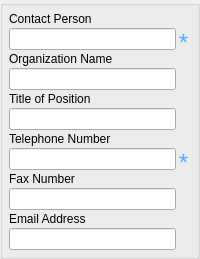
        <widget class="QGroupBox" name="groupBox_2">
         <property name="sizePolicy">
          <sizepolicy hsizetype="Preferred" vsizetype="Minimum">
           <horstretch>0</horstretch>
           <verstretch>0</verstretch>
          </sizepolicy>
         </property>
         <property name="styleSheet">
          <string notr="true"/>
         </property>
         <property name="title">
          <string/>
         </property>
         <layout class="QVBoxLayout" name="verticalLayout_3">
          <property name="margin">
           <number>6</number>
          </property>
          <item>
           <layout class="QVBoxLayout" name="verticalLayout">
            <property name="spacing">
             <number>2</number>
            </property>
            <item>
             <widget class="QLabel" name="label_2">
              <property name="sizePolicy">
               <sizepolicy hsizetype="Preferred" vsizetype="Minimum">
                <horstretch>0</horstretch>
                <verstretch>0</verstretch>
               </sizepolicy>
              </property>
              <property name="minimumSize">
               <size>
                <width>0</width>
                <height>0</height>
               </size>
              </property>
              <property name="maximumSize">
               <size>
                <width>16777215</width>
                <height>20</height>
               </size>
              </property>
              <property name="font">
               <font>
                <family>Arial</family>
                <pointsize>9</pointsize>
                <weight>50</weight>
                <italic>false</italic>
                <bold>false</bold>
               </font>
              </property>
              <property name="toolTip">
               <string>The name of the person to contact</string>
              </property>
              <property name="styleSheet">
               <string notr="true"/>
              </property>
              <property name="text">
               <string>Contact Person</string>
              </property>
              <property name="scaledContents">
               <bool>false</bool>
              </property>
              <property name="alignment">
               <set>Qt::AlignBottom|Qt::AlignLeading|Qt::AlignLeft</set>
              </property>
              <property name="wordWrap">
               <bool>false</bool>
              </property>
              <property name="indent">
               <number>0</number>
              </property>
             </widget>
            </item>
            <item>
             <layout class="QHBoxLayout" name="horizontalLayout">
              <property name="spacing">
               <number>0</number>
              </property>
              <item>
               <widget class="QLineEdit" name="cntper">
                <property name="sizePolicy">
                 <sizepolicy hsizetype="Expanding" vsizetype="Minimum">
                  <horstretch>0</horstretch>
                  <verstretch>0</verstretch>
                 </sizepolicy>
                </property>
                <property name="minimumSize">
                 <size>
                  <width>0</width>
                  <height>0</height>
                 </size>
                </property>
                <property name="toolTip">
                 <string>Contact Person -- the name of the individual to which the contact type applies.
Type: text
Domain: free text
Short Name: cntper</string>
                </property>
               </widget>
              </item>
              <item>
               <widget class="QLabel" name="label_3">
                <property name="sizePolicy">
                 <sizepolicy hsizetype="Fixed" vsizetype="Minimum">
                  <horstretch>0</horstretch>
                  <verstretch>0</verstretch>
                 </sizepolicy>
                </property>
                <property name="minimumSize">
                 <size>
                  <width>15</width>
                  <height>0</height>
                 </size>
                </property>
                <property name="maximumSize">
                 <size>
                  <width>16777215</width>
                  <height>20</height>
                 </size>
                </property>
                <property name="font">
                 <font>
                  <family>Arial</family>
                  <pointsize>9</pointsize>
                  <weight>50</weight>
                  <italic>false</italic>
                  <bold>false</bold>
                 </font>
                </property>
                <property name="toolTip">
                 <string>Required</string>
                </property>
                <property name="text">
                 <string>&lt;html&gt;&lt;head/&gt;&lt;body&gt;&lt;p&gt;&lt;span style=&quot; font-size:18pt; color:#55aaff;&quot;&gt;*&lt;/span&gt;&lt;/p&gt;&lt;/body&gt;&lt;/html&gt;</string>
                </property>
                <property name="scaledContents">
                 <bool>true</bool>
                </property>
                <property name="alignment">
                 <set>Qt::AlignHCenter|Qt::AlignTop</set>
                </property>
                <property name="margin">
                 <number>0</number>
                </property>
                <property name="indent">
                 <number>0</number>
                </property>
               </widget>
              </item>
             </layout>
            </item>
            <item>
             <widget class="QLabel" name="label_4">
              <property name="sizePolicy">
               <sizepolicy hsizetype="Preferred" vsizetype="Minimum">
                <horstretch>0</horstretch>
                <verstretch>0</verstretch>
               </sizepolicy>
              </property>
              <property name="minimumSize">
               <size>
                <width>0</width>
                <height>0</height>
               </size>
              </property>
              <property name="maximumSize">
               <size>
                <width>16777215</width>
                <height>20</height>
               </size>
              </property>
              <property name="text">
               <string>Organization Name</string>
              </property>
              <property name="alignment">
               <set>Qt::AlignBottom|Qt::AlignLeading|Qt::AlignLeft</set>
              </property>
             </widget>
            </item>
            <item>
             <layout class="QHBoxLayout" name="horizontalLayout_3">
              <property name="spacing">
               <number>0</number>
              </property>
              <item>
               <widget class="QLineEdit" name="cntorg">
                <property name="sizePolicy">
                 <sizepolicy hsizetype="Expanding" vsizetype="Minimum">
                  <horstretch>0</horstretch>
                  <verstretch>0</verstretch>
                 </sizepolicy>
                </property>
                <property name="minimumSize">
                 <size>
                  <width>0</width>
                  <height>0</height>
                 </size>
                </property>
                <property name="toolTip">
                 <string>Contact Organization -- the name of the organization to which the contact type applies.
Type: text
Domain: free text
Short Name: cntorg</string>
                </property>
               </widget>
              </item>
              <item>
               <spacer name="horizontalSpacer">
                <property name="sizePolicy">
                 <sizepolicy hsizetype="Fixed" vsizetype="Minimum">
                  <horstretch>0</horstretch>
                  <verstretch>0</verstretch>
                 </sizepolicy>
                </property>
                <property name="orientation">
                 <enum>Qt::Horizontal</enum>
                </property>
                <property name="sizeType">
                 <enum>QSizePolicy::Fixed</enum>
                </property>
                <property name="sizeHint" stdset="0">
                 <size>
                  <width>15</width>
                  <height>20</height>
                 </size>
                </property>
               </spacer>
              </item>
             </layout>
            </item>
            <item>
             <widget class="QLabel" name="label_5">
              <property name="sizePolicy">
               <sizepolicy hsizetype="Preferred" vsizetype="Minimum">
                <horstretch>0</horstretch>
                <verstretch>0</verstretch>
               </sizepolicy>
              </property>
              <property name="minimumSize">
               <size>
                <width>0</width>
                <height>0</height>
               </size>
              </property>
              <property name="maximumSize">
               <size>
                <width>16777215</width>
                <height>20</height>
               </size>
              </property>
              <property name="text">
               <string>Title of Position</string>
              </property>
              <property name="alignment">
               <set>Qt::AlignBottom|Qt::AlignLeading|Qt::AlignLeft</set>
              </property>
             </widget>
            </item>
            <item>
             <layout class="QHBoxLayout" name="horizontalLayout_4">
              <property name="spacing">
               <number>0</number>
              </property>
              <item>
               <widget class="QLineEdit" name="cntpos">
                <property name="sizePolicy">
                 <sizepolicy hsizetype="Expanding" vsizetype="Minimum">
                  <horstretch>0</horstretch>
                  <verstretch>0</verstretch>
                 </sizepolicy>
                </property>
                <property name="minimumSize">
                 <size>
                  <width>0</width>
                  <height>0</height>
                 </size>
                </property>
                <property name="toolTip">
                 <string>Contact Position -- the title of individual.
Type: text
Domain: free text
Short Name: cntpos</string>
                </property>
               </widget>
              </item>
              <item>
               <spacer name="horizontalSpacer_2">
                <property name="sizePolicy">
                 <sizepolicy hsizetype="Fixed" vsizetype="Minimum">
                  <horstretch>0</horstretch>
                  <verstretch>0</verstretch>
                 </sizepolicy>
                </property>
                <property name="orientation">
                 <enum>Qt::Horizontal</enum>
                </property>
                <property name="sizeType">
                 <enum>QSizePolicy::Fixed</enum>
                </property>
                <property name="sizeHint" stdset="0">
                 <size>
                  <width>15</width>
                  <height>20</height>
                 </size>
                </property>
               </spacer>
              </item>
             </layout>
            </item>
            <item>
             <widget class="QLabel" name="label_8">
              <property name="sizePolicy">
               <sizepolicy hsizetype="Preferred" vsizetype="Minimum">
                <horstretch>0</horstretch>
                <verstretch>0</verstretch>
               </sizepolicy>
              </property>
              <property name="minimumSize">
               <size>
                <width>0</width>
                <height>0</height>
               </size>
              </property>
              <property name="maximumSize">
               <size>
                <width>16777215</width>
                <height>20</height>
               </size>
              </property>
              <property name="text">
               <string>Telephone Number</string>
              </property>
              <property name="alignment">
               <set>Qt::AlignBottom|Qt::AlignLeading|Qt::AlignLeft</set>
              </property>
             </widget>
            </item>
            <item>
             <layout class="QHBoxLayout" name="horizontalLayout_5">
              <property name="spacing">
               <number>0</number>
              </property>
              <item>
               <widget class="QLineEdit" name="cntvoice">
                <property name="sizePolicy">
                 <sizepolicy hsizetype="Expanding" vsizetype="Minimum">
                  <horstretch>0</horstretch>
                  <verstretch>0</verstretch>
                 </sizepolicy>
                </property>
                <property name="minimumSize">
                 <size>
                  <width>0</width>
                  <height>0</height>
                 </size>
                </property>
                <property name="toolTip">
                 <string>Contact Voice Telephone -- the telephone number by which individuals can speak to the
organization or individual.
Type: text
Domain: free text
Short Name: cntvoice</string>
                </property>
               </widget>
              </item>
              <item>
               <widget class="QLabel" name="label_7">
                <property name="sizePolicy">
                 <sizepolicy hsizetype="Fixed" vsizetype="Minimum">
                  <horstretch>0</horstretch>
                  <verstretch>0</verstretch>
                 </sizepolicy>
                </property>
                <property name="minimumSize">
                 <size>
                  <width>15</width>
                  <height>0</height>
                 </size>
                </property>
                <property name="maximumSize">
                 <size>
                  <width>16777215</width>
                  <height>20</height>
                 </size>
                </property>
                <property name="font">
                 <font>
                  <family>Arial</family>
                  <pointsize>9</pointsize>
                  <weight>50</weight>
                  <italic>false</italic>
                  <bold>false</bold>
                 </font>
                </property>
                <property name="toolTip">
                 <string>Required</string>
                </property>
                <property name="text">
                 <string>&lt;html&gt;&lt;head/&gt;&lt;body&gt;&lt;p&gt;&lt;span style=&quot; font-size:18pt; color:#55aaff;&quot;&gt;*&lt;/span&gt;&lt;/p&gt;&lt;/body&gt;&lt;/html&gt;</string>
                </property>
                <property name="scaledContents">
                 <bool>true</bool>
                </property>
                <property name="alignment">
                 <set>Qt::AlignHCenter|Qt::AlignTop</set>
                </property>
                <property name="margin">
                 <number>0</number>
                </property>
                <property name="indent">
                 <number>0</number>
                </property>
               </widget>
              </item>
             </layout>
            </item>
            <item>
             <widget class="QLabel" name="label_9">
              <property name="sizePolicy">
               <sizepolicy hsizetype="Preferred" vsizetype="Minimum">
                <horstretch>0</horstretch>
                <verstretch>0</verstretch>
               </sizepolicy>
              </property>
              <property name="minimumSize">
               <size>
                <width>0</width>
                <height>0</height>
               </size>
              </property>
              <property name="maximumSize">
               <size>
                <width>16777215</width>
                <height>20</height>
               </size>
              </property>
              <property name="text">
               <string>Fax Number</string>
              </property>
              <property name="alignment">
               <set>Qt::AlignBottom|Qt::AlignLeading|Qt::AlignLeft</set>
              </property>
             </widget>
            </item>
            <item>
             <layout class="QHBoxLayout" name="horizontalLayout_6">
              <property name="spacing">
               <number>0</number>
              </property>
              <item>
               <widget class="QLineEdit" name="cntfax">
                <property name="sizePolicy">
                 <sizepolicy hsizetype="Expanding" vsizetype="Minimum">
                  <horstretch>0</horstretch>
                  <verstretch>0</verstretch>
                 </sizepolicy>
                </property>
                <property name="minimumSize">
                 <size>
                  <width>0</width>
                  <height>0</height>
                 </size>
                </property>
                <property name="toolTip">
                 <string>Contact Facsimile Telephone -- the telephone number of a facsimile machine of the organization or
individual.
Type: text
Domain: free text
Short Name: cntfax</string>
                </property>
               </widget>
              </item>
              <item>
               <spacer name="horizontalSpacer_3">
                <property name="sizePolicy">
                 <sizepolicy hsizetype="Fixed" vsizetype="Minimum">
                  <horstretch>0</horstretch>
                  <verstretch>0</verstretch>
                 </sizepolicy>
                </property>
                <property name="orientation">
                 <enum>Qt::Horizontal</enum>
                </property>
                <property name="sizeType">
                 <enum>QSizePolicy::Fixed</enum>
                </property>
                <property name="sizeHint" stdset="0">
                 <size>
                  <width>15</width>
                  <height>20</height>
                 </size>
                </property>
               </spacer>
              </item>
             </layout>
            </item>
            <item>
             <widget class="QLabel" name="label_18">
              <property name="sizePolicy">
               <sizepolicy hsizetype="Preferred" vsizetype="Minimum">
                <horstretch>0</horstretch>
                <verstretch>0</verstretch>
               </sizepolicy>
              </property>
              <property name="minimumSize">
               <size>
                <width>0</width>
                <height>0</height>
               </size>
              </property>
              <property name="maximumSize">
               <size>
                <width>16777215</width>
                <height>20</height>
               </size>
              </property>
              <property name="styleSheet">
               <string notr="true"/>
              </property>
              <property name="text">
               <string>Email Address</string>
              </property>
              <property name="alignment">
               <set>Qt::AlignBottom|Qt::AlignLeading|Qt::AlignLeft</set>
              </property>
             </widget>
            </item>
            <item>
             <layout class="QHBoxLayout" name="horizontalLayout_7">
              <property name="spacing">
               <number>0</number>
              </property>
              <item>
               <widget class="QLineEdit" name="cntemail">
                <property name="sizePolicy">
                 <sizepolicy hsizetype="Expanding" vsizetype="Minimum">
                  <horstretch>0</horstretch>
                  <verstretch>0</verstretch>
                 </sizepolicy>
                </property>
                <property name="minimumSize">
                 <size>
                  <width>0</width>
                  <height>0</height>
                 </size>
                </property>
                <property name="toolTip">
                 <string>Contact Electronic Mail Address -- the address of the electronic mailbox of the organization or
individual.
Type: text
Domain: free text
Short Name: cntemail</string>
                </property>
               </widget>
              </item>
              <item>
               <spacer name="horizontalSpacer_4">
                <property name="sizePolicy">
                 <sizepolicy hsizetype="Fixed" vsizetype="Minimum">
                  <horstretch>0</horstretch>
                  <verstretch>0</verstretch>
                 </sizepolicy>
                </property>
                <property name="orientation">
                 <enum>Qt::Horizontal</enum>
                </property>
                <property name="sizeType">
                 <enum>QSizePolicy::Fixed</enum>
                </property>
                <property name="sizeHint" stdset="0">
                 <size>
                  <width>15</width>
                  <height>20</height>
                 </size>
                </property>
               </spacer>
              </item>
             </layout>
            </item>
           </layout>
          </item>
         </layout>
        </widget>
